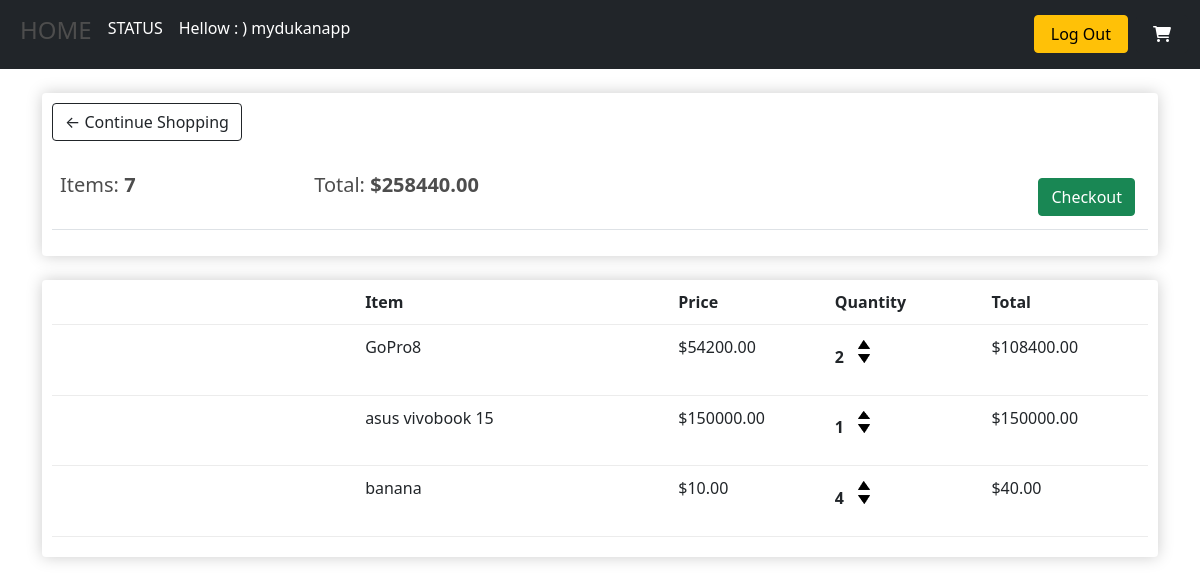
The page /Cartpage/ (signed in) on the database its author committed.
### Mydukanapp/models.py (models this page shows, shortened)
class Order(models.Model):
	customer = models.ForeignKey(Customer, on_delete=models.SET_NULL, null=True, blank=True)
	date_ordered = models.DateTimeField(auto_now_add=True)
	complete = models.BooleanField(default=False)
	transaction_id = models.CharField(max_length=100, null=True)
	@property
	def get_cart_total(self):
		orderitems = self.orderitem_set.all()
		total = sum([item.get_total for item in orderitems])
		return total
	@property
	def get_cart_items(self):
		orderitems = self.orderitem_set.all()
		total = sum([item.quantity for item in orderitems])
		return total

class OrderItem(models.Model):
	product = models.ForeignKey(Products, on_delete=models.SET_NULL, null=True)
	order = models.ForeignKey(Order, on_delete=models.SET_NULL, null=True)
	quantity = models.IntegerField(default=0, null=True, blank=True)
	date_added = models.DateTimeField(auto_now_add=True)
	@property
	def get_total(self):
		total = self.product.price * self.quantity
		return total

class Products(models.Model):
    name=models.CharField(max_length=100)
    price=models.FloatField(null=True)
    description =models.CharField(max_length=200)
    image=models.ImageField(upload_to ='images/products_images/')
    category =models.ManyToManyField(Tag)
    date_added=models.DateTimeField(auto_now_add=True,null=True)
    pices=models.FloatField(null=True)
    seller_name=models.CharField(max_length=100)
    offers=models.CharField(max_length=100)
    samples_image1=models.ImageField(upload_to ='images/samples_img/')
    samples_image2=models.ImageField(upload_to ='images/samples_img/')

### Mydukanapp/views.py (the view)
# urls.py: path('Cartpage/', views.Cartpage, name="Cartpage"),
def Cartpage(request):
    data = cartData(request)
    cartItems = data['cartItems']
    order = data['order']
    items = data['items']
    context = {'items':items, 'order':order, 'cartItems':cartItems}
    return render(request,"shop/Cartpage.html",context)

### Mydukanapp/utils.py (called while the page is built)
def cartData(request):
	if request.user.is_authenticated:
		customer = request.user.customer
		order, created = Order.objects.get_or_create(customer=customer)
		items = order.orderitem_set.all()
		cartItems = order.get_cart_items
	else:
		cookieData = SessionCart(request)
		cartItems = cookieData['cartItems']
		order = cookieData['order']
		items = cookieData['items']
	return {'cartItems':cartItems ,'order':order, 'items':items,'customer':customer}

### templates/shop/Cartpage.html
{% extends 'shop/main.html' %}
{% load static %}
{% block content %}
	<div class="row">
		<div class="col-lg-12">
			<div class="box-element">
				<a  class="btn btn-outline-dark" href="{% url 'Homepage' %}">&#x2190; Continue Shopping</a>
				<br>
				<br>
				<table class="table">
					<tr>
						<th><h5>Items: <strong>{{order.get_cart_items}}</strong></h5></th>
						<th><h5>Total:<strong> ${{order.get_cart_total|floatformat:2}}</strong></h5></th>
						<th>
							<a  style="float:right; margin:5px;" class="btn btn-success" href="{% url 'Checkout'%}">Checkout</a>
						</th>
					</tr>
				</table>
			</div>
			<br>
			<div class="box-element">
				<div class="cart-row">
					<div style="flex:2"></div>
					<div style="flex:2"><strong>Item</strong></div>
					<div style="flex:1"><strong>Price</strong></div>
					<div style="flex:1"><strong>Quantity</strong></div>
					<div style="flex:1"><strong>Total</strong></div>
				</div>
				{% for item in items %}
				<div class="cart-row">
					<div style="flex:2"><img class="row-image" src="{{ item.image.url }}"></div>
					<div style="flex:2"><p>{{item.product.name}}</p></div>
					<div style="flex:1"><p>${{item.product.price|floatformat:2}}</p></div>
					<div style="flex:1">
						<p class="quantity">{{item.quantity}}</p>
						<div class="quantity">
							<img data-product="{{item.product.id}}" data-action="add" class="chg-quantity update-cart" src="{% static  'images/arrow-up.png' %}">
							<img data-product="{{item.product.id}}" data-action="remove" class="chg-quantity update-cart" src="{% static  'images/arrow-down.png' %}">
						</div>
					</div>
					<div style="flex:1"><p>${{item.get_total|floatformat:2}}</p></div>
				</div>
				{% endfor %}
			</div>
		</div>
	</div>
{% endblock content %}

### templates/shop/navbar.html (shortened to what this page needs)
<nav class="navbar navbar-expand-lg navbar-dark bg-dark">
    <div class="container-fluid">
      <div class="collapse navbar-collapse" id="navbarSupportedContent">
        <ul class="navbar-nav me-auto mb-2 mb-lg-0">
          <li class="nav-item">
            <a class="nav-link active" aria-current="page" href="{% url 'Homepage'%}"><h4>HOME</h4></a>
          </li>
          {% if user.is_authenticated %}
          <li class="nav-item">
            <a class="nav-link active" aria-current="page" href="{% url 'Statuspage'%}">STATUS</a>
          </li>
          <li class="nav-item">
            <a class="nav-link active" aria-current="page" href="{% url 'Statuspage'%}"> Hellow : ) {{user}}</a>
          </li>
          {%endif%}
        </ul>
        {% if user.is_authenticated %}
        <div class="d-flex align-items-center">
          <a href="{% url 'Logout'%}"><button type="button" class="btn btn-warning px-3 me-2">
            Log Out</button></a>
          <a class="btn btn-dark px-3" href="{% url 'Cartpage'%}"role="button"><i class="fa-solid fa-cart-shopping"></i></a>
          </div>
          {%endif%}
      </div>
    </div>
  </nav>

### static/css/main.css (style rules this page uses)
body { background-color: hsl(0, 0%, 98%); }
h1,h2,h3,h4,h5,h6 { color:hsl(0, 0%, 30%); }
.box-element { box-shadow:hsl(0, 0%, 80%) 0 0 16px; background-color: #fff; border-radius: 4px; padding: 10px; }
.bg-dark { background-color: #4f868c!important; }
.col-lg-4, .col-lg-6, .col-lg-8, .col-lg-12 { margin-top: 10px; }
.btn { border-radius: 0; }
.cart-row { display: flex; align-items: flex-stretch; padding-bottom: 10px; margin-bottom: 10px; border-bottom: 1px solid #ececec; }
.quantity { display: inline-block; font-weight: 700; padding-right:10px; }
.chg-quantity { width: 12px; cursor: pointer; display: block; margin-top: 5px; transition:.1s; }

### rows shown on the page
Order: get_cart_items "7", get_cart_total "258440.00"
OrderItem: product.name "GoPro8", product.price "54200.00", quantity "2", get_total "108400.00"
OrderItem: product.name "asus vivobook 15", product.price "150000.00", quantity "1", get_total "150000.00"
OrderItem: product.name "banana", product.price "10.00", quantity "4", get_total "40.00"

### other values the page prints
{{ user }} "mydukanapp"
